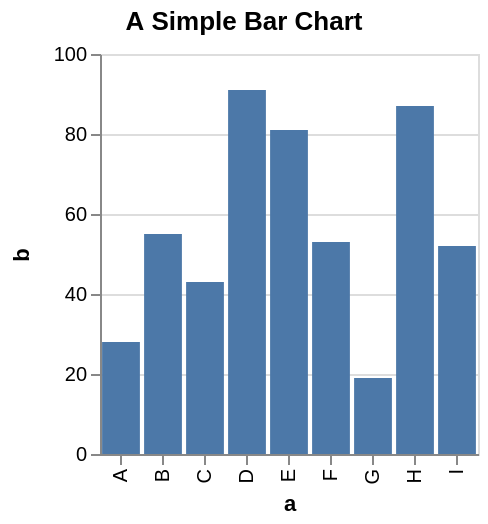

The Vega-Lite source for this figure:
### Vega specification from a JSON file in a GitHub repository (floating-point values rounded to 4 significant figures)
{"$schema": "https://vega.github.io/schema/vega/v3.0.json", "description": "A simple bar chart with embedded data.", "autosize": "pad", "padding": 5, "height": 200, "title": {"text": "A Simple Bar Chart"}, "style": "cell", "data": [{"name": "source_0", "values": [{"a": "A", "b": 28}, {"a": "B", "b": 55}, {"a": "C", "b": 43}, {"a": "D", "b": 91}, {"a": "E", "b": 81}, {"a": "F", "b": 53}, {"a": "G", "b": 19}, {"a": "H", "b": 87}, {"a": "I", "b": 52}]}, {"name": "data_0", "source": "source_0", "transform": [{"type": "formula", "expr": "toNumber(datum[\"b\"])", "as": "b"}, {"type": "filter", "expr": "datum[\"b\"] !== null && !isNaN(datum[\"b\"])"}]}], "signals": [{"name": "x_step", "value": 21}, {"name": "width", "update": "bandspace(domain('x').length, 0.1, 0.05) * x_step"}], "marks": [{"name": "marks", "type": "rect", "style": ["bar"], "from": {"data": "data_0"}, "encode": {"update": {"x": {"scale": "x", "field": "a"}, "width": {"scale": "x", "band": true}, "y": {"scale": "y", "field": "b"}, "y2": {"scale": "y", "value": 0}, "fill": {"value": "#4c78a8"}}}}], "scales": [{"name": "x", "type": "band", "domain": {"data": "data_0", "field": "a", "sort": true}, "range": {"step": {"signal": "x_step"}}, "paddingInner": 0.1, "paddingOuter": 0.05}, {"name": "y", "type": "linear", "domain": {"data": "data_0", "field": "b"}, "range": [{"signal": "height"}, 0], "nice": true, "zero": true}], "axes": [{"scale": "x", "orient": "bottom", "labelOverlap": true, "title": "a", "zindex": 1, "encode": {"labels": {"update": {"angle": {"value": 270}, "align": {"value": "right"}, "baseline": {"value": "middle"}}}}}, {"scale": "y", "orient": "left", "labelOverlap": true, "tickCount": {"signal": "ceil(height/40)"}, "title": "b", "zindex": 1}, {"scale": "y", "orient": "left", "domain": false, "grid": true, "labels": false, "maxExtent": 0, "minExtent": 0, "tickCount": {"signal": "ceil(height/40)"}, "ticks": false, "zindex": 0, "gridScale": "x"}], "config": {"axisY": {"minExtent": 30}}}
